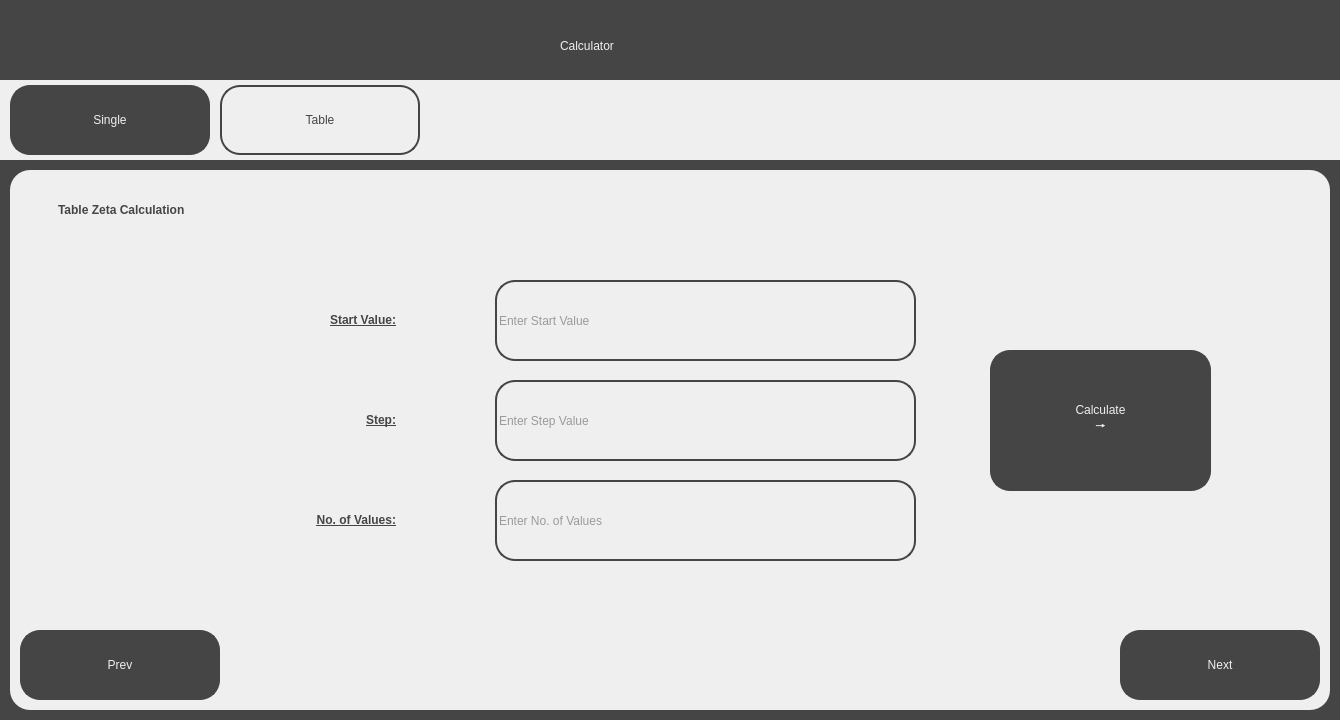
<?xml version="1.0" encoding="UTF-8"?>
<ui version="4.0">
 <class>TableCalculatorScreen</class>
 <widget class="QDialog" name="TableCalculatorScreen">
  <property name="geometry">
   <rect>
    <x>0</x>
    <y>0</y>
    <width>1340</width>
    <height>720</height>
   </rect>
  </property>
  <property name="windowTitle">
   <string>Visualising the Riemann Hypothesis - Calculator</string>
  </property>
  <property name="sizeGripEnabled">
   <bool>false</bool>
  </property>
  <widget class="QWidget" name="widget" native="true">
   <property name="geometry">
    <rect>
     <x>0</x>
     <y>0</y>
     <width>1340</width>
     <height>720</height>
    </rect>
   </property>
   <property name="styleSheet">
    <string notr="true">background-color: rgb(69, 69, 69);</string>
   </property>
   <widget class="QLabel" name="Title">
    <property name="geometry">
     <rect>
      <x>560</x>
      <y>20</y>
      <width>221</width>
      <height>51</height>
     </rect>
    </property>
    <property name="styleSheet">
     <string notr="true">font: 36pt &quot;Sans Serif&quot;; color:rgb(239, 239, 239)</string>
    </property>
    <property name="text">
     <string>Calculator</string>
    </property>
   </widget>
   <widget class="QWidget" name="TabBar" native="true">
    <property name="geometry">
     <rect>
      <x>0</x>
      <y>80</y>
      <width>1340</width>
      <height>80</height>
     </rect>
    </property>
    <property name="styleSheet">
     <string notr="true">background-color: rgb(239, 239, 239);</string>
    </property>
    <widget class="QPushButton" name="SingleTab">
     <property name="geometry">
      <rect>
       <x>10</x>
       <y>5</y>
       <width>200</width>
       <height>70</height>
      </rect>
     </property>
     <property name="cursor">
      <cursorShape>PointingHandCursor</cursorShape>
     </property>
     <property name="styleSheet">
      <string notr="true">border: 2px solid;
border-radius: 20px;
border-color:rgb(69, 69, 69);
background-color: rgb(69, 69,69);
font: 36pt &quot;Sans Serif&quot;; color:rgb(239, 239, 239);
</string>
     </property>
     <property name="text">
      <string>Single</string>
     </property>
    </widget>
    <widget class="QPushButton" name="TableTab">
     <property name="geometry">
      <rect>
       <x>220</x>
       <y>5</y>
       <width>200</width>
       <height>70</height>
      </rect>
     </property>
     <property name="cursor">
      <cursorShape>PointingHandCursor</cursorShape>
     </property>
     <property name="styleSheet">
      <string notr="true">border: 2px solid;
border-radius: 20px;
border-color:rgb(69, 69, 69);
background-color: rgb(239, 239, 239);
font: 36pt &quot;Sans Serif&quot;; color:rgb(69, 69, 69);
</string>
     </property>
     <property name="text">
      <string>Table</string>
     </property>
    </widget>
   </widget>
   <widget class="QWidget" name="MainWidget" native="true">
    <property name="geometry">
     <rect>
      <x>10</x>
      <y>170</y>
      <width>1320</width>
      <height>540</height>
     </rect>
    </property>
    <property name="styleSheet">
     <string notr="true">background-color: rgb(239, 239, 239);
border-radius: 20px;</string>
    </property>
    <widget class="QPushButton" name="PrevButton">
     <property name="geometry">
      <rect>
       <x>10</x>
       <y>460</y>
       <width>200</width>
       <height>70</height>
      </rect>
     </property>
     <property name="cursor">
      <cursorShape>PointingHandCursor</cursorShape>
     </property>
     <property name="styleSheet">
      <string notr="true">border: 2px solid;
border-radius: 20px;
border-color:rgb(69, 69, 69);
background-color: rgb(69, 69, 69);
font: 36pt &quot;Sans Serif&quot;; color:rgb(239, 239, 239);
</string>
     </property>
     <property name="text">
      <string>Prev</string>
     </property>
    </widget>
    <widget class="QPushButton" name="NextButton">
     <property name="geometry">
      <rect>
       <x>1110</x>
       <y>460</y>
       <width>200</width>
       <height>70</height>
      </rect>
     </property>
     <property name="cursor">
      <cursorShape>PointingHandCursor</cursorShape>
     </property>
     <property name="styleSheet">
      <string notr="true">border: 2px solid;
border-radius: 20px;
border-color:rgb(69, 69, 69);
background-color: rgb(69, 69, 69);
font: 36pt &quot;Sans Serif&quot;; color:rgb(239, 239, 239);
</string>
     </property>
     <property name="text">
      <string>Next</string>
     </property>
    </widget>
    <widget class="QLabel" name="SubTitleText">
     <property name="geometry">
      <rect>
       <x>40</x>
       <y>20</y>
       <width>381</width>
       <height>41</height>
      </rect>
     </property>
     <property name="styleSheet">
      <string notr="true">font: 25pt &quot;Sans Serif&quot;; color:rgb(69, 69, 69);
background-color: rgb(239, 239, 239); padding: 5px;</string>
     </property>
     <property name="text">
      <string>&lt;html&gt;&lt;head/&gt;&lt;body&gt;&lt;p&gt;&lt;span style=&quot; font-weight:600;&quot;&gt;Table Zeta Calculation&lt;/span&gt;&lt;/p&gt;&lt;/body&gt;&lt;/html&gt;</string>
     </property>
    </widget>
    <widget class="QLineEdit" name="StartInput">
     <property name="geometry">
      <rect>
       <x>485</x>
       <y>110</y>
       <width>421</width>
       <height>81</height>
      </rect>
     </property>
     <property name="styleSheet">
      <string notr="true">background-color: rgb(239, 239, 239);
color: rgb(69, 69, 69);
font: 36pt &quot;Sans Serif&quot;;
border: 2px solid;
border-radius: 20px;
border-color:rgb(69, 69, 69);</string>
     </property>
     <property name="text">
      <string/>
     </property>
     <property name="placeholderText">
      <string>Enter Start Value</string>
     </property>
    </widget>
    <widget class="QLabel" name="StartValueText">
     <property name="geometry">
      <rect>
       <x>100</x>
       <y>120</y>
       <width>291</width>
       <height>61</height>
      </rect>
     </property>
     <property name="styleSheet">
      <string notr="true">font: 36pt &quot;Sans Serif&quot;; color:rgb(69, 69, 69);
background-color: rgb(239, 239, 239); padding: 5px;
text-decoration: underline;</string>
     </property>
     <property name="text">
      <string>&lt;html&gt;&lt;head/&gt;&lt;body&gt;&lt;p align=&quot;right&quot;&gt;&lt;span style=&quot; font-weight:600;&quot;&gt;Start Value:&lt;/span&gt;&lt;/p&gt;&lt;/body&gt;&lt;/html&gt;</string>
     </property>
    </widget>
    <widget class="QPushButton" name="CalculateButton">
     <property name="geometry">
      <rect>
       <x>980</x>
       <y>180</y>
       <width>221</width>
       <height>141</height>
      </rect>
     </property>
     <property name="cursor">
      <cursorShape>PointingHandCursor</cursorShape>
     </property>
     <property name="styleSheet">
      <string notr="true">border: 2px solid;
border-radius: 20px;
border-color:rgb(69, 69, 69);
background-color: rgb(69, 69, 69);
font: 36pt &quot;Sans Serif&quot;; color:rgb(239, 239, 239);
</string>
     </property>
     <property name="text">
      <string>Calculate
🠖</string>
     </property>
    </widget>
    <widget class="QLabel" name="StepText">
     <property name="geometry">
      <rect>
       <x>100</x>
       <y>220</y>
       <width>291</width>
       <height>61</height>
      </rect>
     </property>
     <property name="styleSheet">
      <string notr="true">font: 36pt &quot;Sans Serif&quot;; color:rgb(69, 69, 69);
background-color: rgb(239, 239, 239); padding: 5px;
text-decoration: underline;</string>
     </property>
     <property name="text">
      <string>&lt;html&gt;&lt;head/&gt;&lt;body&gt;&lt;p align=&quot;right&quot;&gt;&lt;span style=&quot; font-weight:600;&quot;&gt;Step:&lt;/span&gt;&lt;/p&gt;&lt;/body&gt;&lt;/html&gt;</string>
     </property>
    </widget>
    <widget class="QLineEdit" name="StepInput">
     <property name="geometry">
      <rect>
       <x>485</x>
       <y>210</y>
       <width>421</width>
       <height>81</height>
      </rect>
     </property>
     <property name="styleSheet">
      <string notr="true">background-color: rgb(239, 239, 239);
color: rgb(69, 69, 69);
font: 36pt &quot;Sans Serif&quot;;
border: 2px solid;
border-radius: 20px;
border-color:rgb(69, 69, 69);</string>
     </property>
     <property name="text">
      <string/>
     </property>
     <property name="placeholderText">
      <string>Enter Step Value</string>
     </property>
    </widget>
    <widget class="QLabel" name="ErrorLabel">
     <property name="geometry">
      <rect>
       <x>400</x>
       <y>410</y>
       <width>701</width>
       <height>61</height>
      </rect>
     </property>
     <property name="styleSheet">
      <string notr="true">color: rgb(255, 0, 0);
font: 18pt &quot;Sans Serif&quot;;</string>
     </property>
     <property name="text">
      <string>&lt;html&gt;&lt;head/&gt;&lt;body&gt;&lt;p align=&quot;center&quot;&gt;&lt;br/&gt;&lt;/p&gt;&lt;/body&gt;&lt;/html&gt;</string>
     </property>
    </widget>
    <widget class="QLabel" name="NoOfValuesText">
     <property name="geometry">
      <rect>
       <x>10</x>
       <y>320</y>
       <width>381</width>
       <height>61</height>
      </rect>
     </property>
     <property name="styleSheet">
      <string notr="true">font: 36pt &quot;Sans Serif&quot;; color:rgb(69, 69, 69);
background-color: rgb(239, 239, 239); padding: 5px;
text-decoration: underline;</string>
     </property>
     <property name="text">
      <string>&lt;html&gt;&lt;head/&gt;&lt;body&gt;&lt;p align=&quot;right&quot;&gt;&lt;span style=&quot; font-weight:600;&quot;&gt;No. of Values:&lt;/span&gt;&lt;/p&gt;&lt;/body&gt;&lt;/html&gt;</string>
     </property>
    </widget>
    <widget class="QLineEdit" name="NoOfValuesInput">
     <property name="geometry">
      <rect>
       <x>485</x>
       <y>310</y>
       <width>421</width>
       <height>81</height>
      </rect>
     </property>
     <property name="styleSheet">
      <string notr="true">background-color: rgb(239, 239, 239);
color: rgb(69, 69, 69);
font: 36pt &quot;Sans Serif&quot;;
border: 2px solid;
border-radius: 20px;
border-color:rgb(69, 69, 69);</string>
     </property>
     <property name="text">
      <string/>
     </property>
     <property name="placeholderText">
      <string>Enter No. of Values</string>
     </property>
    </widget>
    <zorder>PrevButton</zorder>
    <zorder>NextButton</zorder>
    <zorder>StartInput</zorder>
    <zorder>SubTitleText</zorder>
    <zorder>StartValueText</zorder>
    <zorder>CalculateButton</zorder>
    <zorder>StepText</zorder>
    <zorder>StepInput</zorder>
    <zorder>ErrorLabel</zorder>
    <zorder>NoOfValuesText</zorder>
    <zorder>NoOfValuesInput</zorder>
   </widget>
  </widget>
 </widget>
 <resources/>
 <connections/>
</ui>
